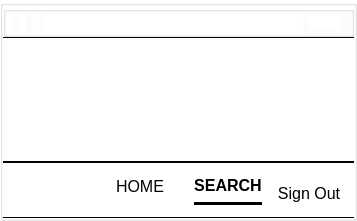
     <widget class="QGroupBox" name="header">
      <property name="sizePolicy">
       <sizepolicy hsizetype="Expanding" vsizetype="Preferred">
        <horstretch>0</horstretch>
        <verstretch>0</verstretch>
       </sizepolicy>
      </property>
      <property name="maximumSize">
       <size>
        <width>16777215</width>
        <height>241</height>
       </size>
      </property>
      <property name="styleSheet">
       <string notr="true">background-color:white;</string>
      </property>
      <property name="title">
       <string/>
      </property>
      <layout class="QVBoxLayout" name="verticalLayout_3">
       <property name="spacing">
        <number>0</number>
       </property>
       <property name="leftMargin">
        <number>0</number>
       </property>
       <property name="topMargin">
        <number>0</number>
       </property>
       <property name="rightMargin">
        <number>0</number>
       </property>
       <property name="bottomMargin">
        <number>0</number>
       </property>
       <item>
        <layout class="QVBoxLayout" name="headerVLayout">
         <property name="spacing">
          <number>0</number>
         </property>
         <item>
          <widget class="QGroupBox" name="heder1">
           <property name="sizePolicy">
            <sizepolicy hsizetype="Expanding" vsizetype="Preferred">
             <horstretch>0</horstretch>
             <verstretch>0</verstretch>
            </sizepolicy>
           </property>
           <property name="styleSheet">
            <string notr="true">*{
	background-color:white;
	border-bottom: 2px solid black;
}

#BinusLabel{
border:none;
}

#InternLabel{
border:none;
}

#MoreLabel{
border:none;
}

#Profilepng{
border:none;
}</string>
           </property>
           <property name="title">
            <string/>
           </property>
           <layout class="QHBoxLayout" name="horizontalLayout_4">
            <property name="leftMargin">
             <number>0</number>
            </property>
            <property name="topMargin">
             <number>0</number>
            </property>
            <property name="rightMargin">
             <number>10</number>
            </property>
            <property name="bottomMargin">
             <number>0</number>
            </property>
            <item>
             <layout class="QHBoxLayout" name="heder1HLayout">
              <item>
               <widget class="QLabel" name="MoreLabel">
                <property name="maximumSize">
                 <size>
                  <width>50</width>
                  <height>50</height>
                 </size>
                </property>
                <property name="text">
                 <string/>
                </property>
                <property name="pixmap">
                 <pixmap resource="test.qrc">:/logo/assets/aa.jpg</pixmap>
                </property>
                <property name="scaledContents">
                 <bool>true</bool>
                </property>
                <property name="margin">
                 <number>10</number>
                </property>
               </widget>
              </item>
              <item>
               <widget class="QLabel" name="BinusLabel">
                <property name="maximumSize">
                 <size>
                  <width>180</width>
                  <height>39</height>
                 </size>
                </property>
                <property name="baseSize">
                 <size>
                  <width>1</width>
                  <height>0</height>
                 </size>
                </property>
                <property name="text">
                 <string/>
                </property>
                <property name="pixmap">
                 <pixmap resource="test.qrc">:/logo/assets/binuslogo.jpg</pixmap>
                </property>
                <property name="scaledContents">
                 <bool>true</bool>
                </property>
               </widget>
              </item>
              <item>
               <widget class="QLabel" name="InternLabel">
                <property name="maximumSize">
                 <size>
                  <width>300</width>
                  <height>30</height>
                 </size>
                </property>
                <property name="text">
                 <string/>
                </property>
                <property name="pixmap">
                 <pixmap resource="test.qrc">:/logo/assets/intern.jpg</pixmap>
                </property>
                <property name="scaledContents">
                 <bool>true</bool>
                </property>
               </widget>
              </item>
             </layout>
            </item>
            <item>
             <widget class="QGroupBox" name="BlenkH1">
              <property name="sizePolicy">
               <sizepolicy hsizetype="Expanding" vsizetype="Expanding">
                <horstretch>0</horstretch>
                <verstretch>0</verstretch>
               </sizepolicy>
              </property>
              <property name="styleSheet">
               <string notr="true">border: none;</string>
              </property>
              <property name="title">
               <string/>
              </property>
             </widget>
            </item>
            <item>
             <widget class="QPushButton" name="ProfButton">
              <property name="sizePolicy">
               <sizepolicy hsizetype="Fixed" vsizetype="Fixed">
                <horstretch>0</horstretch>
                <verstretch>0</verstretch>
               </sizepolicy>
              </property>
              <property name="styleSheet">
               <string notr="true">border:none;</string>
              </property>
              <property name="text">
               <string/>
              </property>
              <property name="icon">
               <iconset resource="test.qrc">
                <normaloff>:/logo/assets/1A.jpg</normaloff>:/logo/assets/1A.jpg</iconset>
              </property>
              <property name="iconSize">
               <size>
                <width>45</width>
                <height>45</height>
               </size>
              </property>
             </widget>
            </item>
           </layout>
          </widget>
         </item>
         <item>
          <widget class="QGroupBox" name="heder2">
           <property name="sizePolicy">
            <sizepolicy hsizetype="Expanding" vsizetype="Preferred">
             <horstretch>0</horstretch>
             <verstretch>0</verstretch>
            </sizepolicy>
           </property>
           <property name="minimumSize">
            <size>
             <width>0</width>
             <height>125</height>
            </size>
           </property>
           <property name="styleSheet">
            <string notr="true">*{
	border-top: 0.5px solid black;
	border-bottom: 0.5px solid black;
}</string>
           </property>
           <property name="title">
            <string/>
           </property>
           <widget class="QLabel" name="BinusLogo">
            <property name="geometry">
             <rect>
              <x>40</x>
              <y>0</y>
              <width>181</width>
              <height>125</height>
             </rect>
            </property>
            <property name="text">
             <string/>
            </property>
            <property name="pixmap">
             <pixmap resource="test.qrc">:/logo/assets/login2.jpg</pixmap>
            </property>
            <property name="scaledContents">
             <bool>true</bool>
            </property>
           </widget>
          </widget>
         </item>
         <item>
          <widget class="QGroupBox" name="heder3">
           <property name="sizePolicy">
            <sizepolicy hsizetype="Expanding" vsizetype="Preferred">
             <horstretch>100</horstretch>
             <verstretch>0</verstretch>
            </sizepolicy>
           </property>
           <property name="maximumSize">
            <size>
             <width>16777215</width>
             <height>56</height>
            </size>
           </property>
           <property name="styleSheet">
            <string notr="true">*{
	border-top: 0.5px solid black;
	border-bottom: 0.5px solid black;
}</string>
           </property>
           <property name="title">
            <string/>
           </property>
           <property name="alignment">
            <set>Qt::AlignRight|Qt::AlignTrailing|Qt::AlignVCenter</set>
           </property>
           <layout class="QHBoxLayout" name="horizontalLayout_2">
            <item>
             <widget class="QGroupBox" name="BLenk">
              <property name="sizePolicy">
               <sizepolicy hsizetype="Minimum" vsizetype="Expanding">
                <horstretch>0</horstretch>
                <verstretch>0</verstretch>
               </sizepolicy>
              </property>
              <property name="styleSheet">
               <string notr="true">border:none;</string>
              </property>
              <layout class="QHBoxLayout" name="horizontalLayout" stretch="0,0,0">
               <property name="sizeConstraint">
                <enum>QLayout::SetMaximumSize</enum>
               </property>
               <property name="leftMargin">
                <number>0</number>
               </property>
               <property name="topMargin">
                <number>0</number>
               </property>
               <property name="rightMargin">
                <number>0</number>
               </property>
               <property name="bottomMargin">
                <number>0</number>
               </property>
               <item>
                <widget class="QGroupBox" name="heder3HLayout">
                 <property name="styleSheet">
                  <string notr="true">border:none;
border-color: white;</string>
                 </property>
                 <property name="title">
                  <string/>
                 </property>
                 <property name="alignment">
                  <set>Qt::AlignCenter</set>
                 </property>
                 <layout class="QHBoxLayout" name="horizontalLayout_3">
                  <property name="spacing">
                   <number>30</number>
                  </property>
                  <property name="leftMargin">
                   <number>100</number>
                  </property>
                  <property name="topMargin">
                   <number>0</number>
                  </property>
                  <property name="rightMargin">
                   <number>0</number>
                  </property>
                  <property name="bottomMargin">
                   <number>0</number>
                  </property>
                  <item>
                   <widget class="QPushButton" name="HomeButton">
                    <property name="sizePolicy">
                     <sizepolicy hsizetype="Fixed" vsizetype="Fixed">
                      <horstretch>0</horstretch>
                      <verstretch>0</verstretch>
                     </sizepolicy>
                    </property>
                    <property name="font">
                     <font>
                      <pointsize>12</pointsize>
                     </font>
                    </property>
                    <property name="styleSheet">
                     <string notr="true">border: none;
padding-bottom:10px;</string>
                    </property>
                    <property name="text">
                     <string>HOME</string>
                    </property>
                   </widget>
                  </item>
                  <item>
                   <widget class="QPushButton" name="SearchButton">
                    <property name="sizePolicy">
                     <sizepolicy hsizetype="Preferred" vsizetype="Preferred">
                      <horstretch>0</horstretch>
                      <verstretch>0</verstretch>
                     </sizepolicy>
                    </property>
                    <property name="font">
                     <font>
                      <pointsize>12</pointsize>
                      <weight>75</weight>
                      <bold>true</bold>
                      <underline>false</underline>
                     </font>
                    </property>
                    <property name="styleSheet">
                     <string notr="true">border: none;
border-bottom: 3px solid black;
padding-bottom:10px;</string>
                    </property>
                    <property name="text">
                     <string>SEARCH</string>
                    </property>
                   </widget>
                  </item>
                 </layout>
                </widget>
               </item>
               <item>
                <widget class="QGroupBox" name="BlankH3">
                 <property name="sizePolicy">
                  <sizepolicy hsizetype="Expanding" vsizetype="Preferred">
                   <horstretch>0</horstretch>
                   <verstretch>0</verstretch>
                  </sizepolicy>
                 </property>
                 <property name="minimumSize">
                  <size>
                   <width>0</width>
                   <height>0</height>
                  </size>
                 </property>
                 <property name="maximumSize">
                  <size>
                   <width>16777215</width>
                   <height>30</height>
                  </size>
                 </property>
                 <property name="styleSheet">
                  <string notr="true">border:none;</string>
                 </property>
                 <property name="title">
                  <string/>
                 </property>
                </widget>
               </item>
               <item>
                <widget class="QPushButton" name="SignOutButton">
                 <property name="sizePolicy">
                  <sizepolicy hsizetype="Preferred" vsizetype="Minimum">
                   <horstretch>0</horstretch>
                   <verstretch>0</verstretch>
                  </sizepolicy>
                 </property>
                 <property name="minimumSize">
                  <size>
                   <width>0</width>
                   <height>30</height>
                  </size>
                 </property>
                 <property name="font">
                  <font>
                   <pointsize>12</pointsize>
                  </font>
                 </property>
                 <property name="layoutDirection">
                  <enum>Qt::RightToLeft</enum>
                 </property>
                 <property name="styleSheet">
                  <string notr="true">border:none;</string>
                 </property>
                 <property name="text">
                  <string>Sign Out</string>
                 </property>
                 <property name="icon">
                  <iconset resource="test.qrc">
                   <normaloff>:/logo/assets/log-out.svg</normaloff>:/logo/assets/log-out.svg</iconset>
                 </property>
                 <property name="iconSize">
                  <size>
                   <width>30</width>
                   <height>30</height>
                  </size>
                 </property>
                 <property name="checkable">
                  <bool>false</bool>
                 </property>
                 <property name="checked">
                  <bool>false</bool>
                 </property>
                </widget>
               </item>
              </layout>
             </widget>
            </item>
           </layout>
          </widget>
         </item>
        </layout>
       </item>
      </layout>
     </widget>
